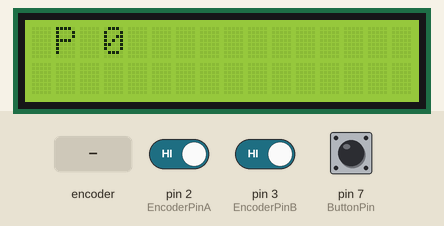
The sketch below on a simulated Arduino Uno, built with avr-gcc and run on an emulated ATmega328P. On the bench: 16×2 character LCD. The inputs (shaded band) are chosen by the test bench; at power-on: pin 2 (EncoderPinA) HIGH, pin 3 (EncoderPinB) HIGH, pin 7 (ButtonPin) HIGH.

Above: at 1.2 s.
1.3 s: rotary encoder on pin 2 (EncoderPinA) / pin 3 (EncoderPinB) turned 3 steps (first pin leading)
At 3.0 s:
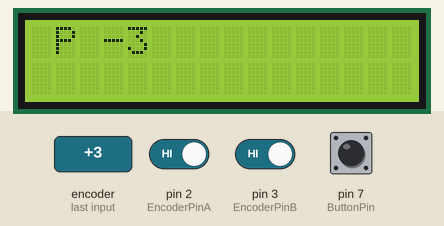
3.4 s: rotary encoder on pin 2 (EncoderPinA) / pin 3 (EncoderPinB) turned 1 step (first pin leading)
At 4.6 s:
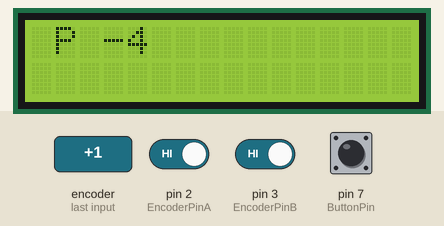
Timing chart, 0 to 6.4 s (numbered marks = the images above; inputs shaded):
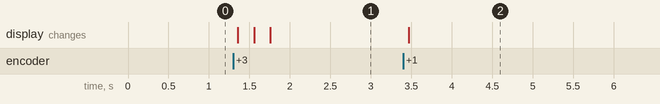

The sketch:

RotaryInterupts.ino
```cpp
#include <Wire.h>
#include <LCD.h>
#include <LiquidCrystal_I2C.h>

const int ButtonPin = 7;

#define ENC_PORT PIND //PIND is the bank where pin 2 and 3 are on
const int EncoderPinA = 2;
const int EncoderPinB = 3;
const int InteruptPin = EncoderPinA;

LiquidCrystal_I2C	lcd(0x27,2,1,0,4,5,6,7); // 0x27 is the I2C bus address for an unmodified backpack
volatile uint32_t RotaryCode;
volatile int Position;

void setup()
{
  RotaryCode = 0x00;
  Position = 0;

  pinMode(ButtonPin, INPUT_PULLUP);
  pinMode(EncoderPinA, INPUT_PULLUP);
  pinMode(EncoderPinB, INPUT_PULLUP);

  //interupt handling for int.0 = pin2
  attachInterrupt(0, OnInterupt, CHANGE);

  // activate LCD module
  lcd.begin (16,2); // for 16 x 2 LCD module
  lcd.setBacklightPin(3,POSITIVE);
  lcd.setBacklight(HIGH);//backlight on
}

void loop()
{
  bool ButtonPressed = (LOW==digitalRead(ButtonPin));
  if(ButtonPressed)
  {
    Position = 0;
  }
  // display update
  lcd.home (); // set cursor to 0,0

  lcd.print(" P ");
  lcd.print(Position);
  lcd.print("      ");
}

void OnInterupt()
{
  delayMicroseconds(1500);// wait for bounces to stabilize. choose a delay that is not too long, and not too small
  uint8_t CurrentRotaryCode = ( ENC_PORT >> 2 & 0x03  );
  if(CurrentRotaryCode != (RotaryCode & 0x000003))
  {
    if( CurrentRotaryCode == 0x03)// || CurrentRotaryCode == 0x00 )
    {
      ++Position;
    }
    else if(CurrentRotaryCode == 0x01)// || CurrentRotaryCode == 0x01)
    {
      --Position;
    }
    RotaryCode = (RotaryCode << 4) | CurrentRotaryCode;
  }

}
```

Measured:
- after the input at 1.3 s, the display: first changes after 0.06 s (image 1 shows a later state)
- after the input at 3.4 s, the display: changes after 0.07 s (image 2)
